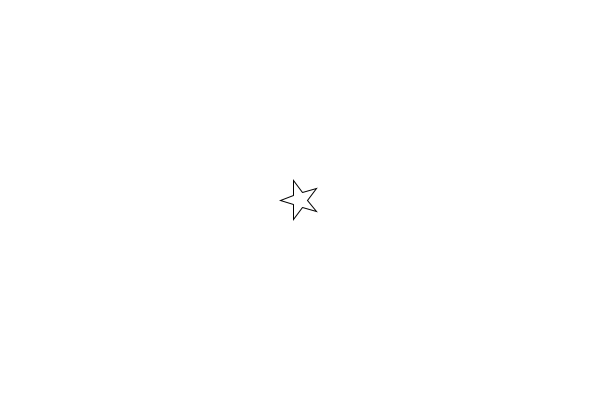
Frame 1 (no input)
Frame 60 (the mouse pressed at the canvas centre just before this capture): identical to frame 1, image omitted
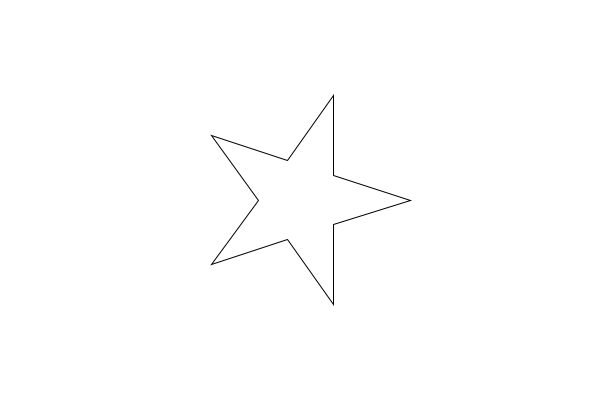
Frame 120 (the mouse held since frame 60 and released just before this capture)

The Processing sketch that drew these frames (run headless with seeded random() and noise(); from frame 60 on, the mouse is pressed at the canvas centre):

// Processing sketch: init_12_star_forme_setting_size
// ── init_12_star_forme_setting_size.pde
/**
La Voie du Code vers les Étoiles
@see https://github.com/StanLepunK/La-Voie-du-Code
2018_11_27
*/

void setup() {
  size(600,400);
}


void draw() {
  background(255);
  few_points();
  
}

int num = 10;
PVector [] pts = new PVector[num];
PVector [] pos = new PVector[num];
void few_points() {
  float angle = TAU / num;

  PVector offset = new PVector();
  offset.x = width/2;
  offset.y = height/2;
  
 // setting
  float ratio = .38;
  float start_angle = map(mouseX,0,width,0,TAU);
  float diam = map(mouseY,0,height,20,200);
  
  // position
  for(int i = 0 ; i < num ; i++) {
    if(pts[i] == null) pts[i] = new PVector();
    if(pos[i] == null) pos[i] = new PVector();
    float final_angle = (angle*i)+start_angle;
    pts[i].x = cos(final_angle);
    pts[i].y = sin(final_angle);
    float temp_diam = diam;
    if(i%2 == 0) temp_diam = diam *ratio;
    pos[i].x = (temp_diam * pts[i].x);
    pos[i].y = (temp_diam * pts[i].y);
    
    pos[i].add(offset);
  }
  // forme
  beginShape();
  for(int i = 0 ; i < num ; i++) {
    vertex(pos[i].x,pos[i].y);
  }
  endShape(CLOSE);
}
